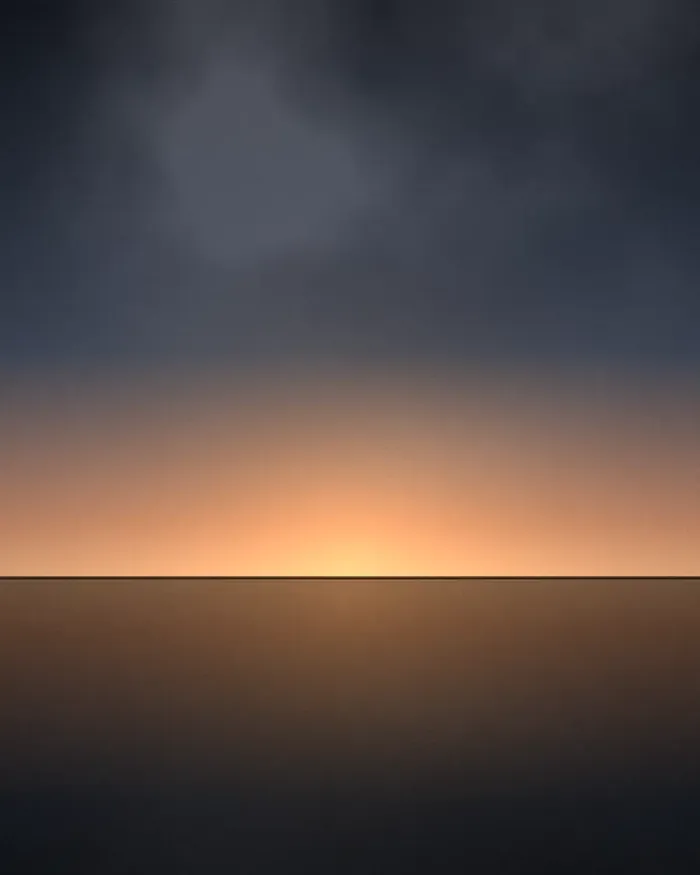
#> input picture wp/hamista-core/demos/fly/images/dest-1.webp, 700 x 875 px, given in place of app-1.webp, which was not available
$ python -i prep-images.py   (imports and definitions only)
#> lines starting #> are read from the running program, lines starting #| are printed output that depends on the picture; pictures that were not available may be replaced by others from this repository, and a replacement may not be noted
"""
Copies supplied demo pictures into a demo's images/ folder as web-sized WebP.

    python3 tools/demos/prep-images.py <demo-id> <source-root>

Each demo lists key -> (relative source path, max width, mode). Modes:
  photo  - WebP quality 80, resized to the max width
  alpha  - WebP keeping transparency (objects, logos)
  ink    - a white logo turned near-black for light backgrounds
"""
import os
import sys

from PIL import Image

ROOT = os.path.join(os.path.dirname(__file__), '..', '..', 'wp', 'hamista-core', 'demos')

AKHGAR = {
    # Hero
    'hero': ('03/hr1.webp', 900, 'photo'),
    'hero-film': ('03/hr2.webp', 500, 'photo'),
    # About
    'about': ('04/ab2.jpg', 900, 'photo'),
    'star': ('03/shape6.png', 240, 'alpha'),
    # Why us
    'why-bg': ('03/wh-bg.webp', 1920, 'photo'),
    'cloud': ('03/wc1.webp', 700, 'photo'),
    'shield': ('03/wc3.png', 420, 'alpha'),
    'runner': ('03/wc2.webp', 600, 'photo'),
    'faces': ('03/wc5.png', 700, 'alpha'),
    # Services
    'ser-1': ('04/ser1.jpg', 400, 'photo'),
    'ser-2': ('04/ser2.jpg', 400, 'photo'),
    'ser-3': ('04/ser3.jpg', 400, 'photo'),
    'ser-4': ('04/ser4.jpg', 400, 'photo'),
    'ser-5': ('04/ser5.jpg', 400, 'photo'),
    # Projects
    'pro-1': ('03/pro1.webp', 1000, 'photo'),
    'pro-2': ('03/pro2.webp', 1000, 'photo'),
    'pro-3': ('03/pro3.webp', 1000, 'photo'),
    'pro-4': ('03/pro4.webp', 1200, 'photo'),
    'pro-5': ('03/pro5.webp', 1200, 'photo'),
    'pro-6': ('03/pro6.webp', 1200, 'photo'),
    'pro-7': ('03/pro7.webp', 1200, 'photo'),
    # Pricing
    'bolt': ('03/shape7.png', 320, 'alpha'),
    # Team
    'tm-1': ('03/tm1.jpg', 640, 'photo'),
    'tm-2': ('03/tm2.jpg', 640, 'photo'),
    'tm-3': ('03/tm3.jpg', 640, 'photo'),
    'tm-4': ('03/tm4.jpg', 640, 'photo'),
    'tm-5': ('03/tm5.jpg', 640, 'photo'),
    # Process icons
    # Testimonials
    'crowd': ('03/tst-bg.webp', 1920, 'photo'),
    'tst-1': ('03/tst1.jpg', 120, 'photo'),
    'tst-2': ('03/tst2.jpg', 120, 'photo'),
    'tst-3': ('03/tst3.jpg', 120, 'photo'),
    'tst-4': ('03/tst4.jpg', 120, 'photo'),
    'tst-5': ('03/tst5.jpg', 120, 'photo'),
    'av-1': ('03/cl1.jpg', 120, 'photo'),
    'av-2': ('03/cl2.jpg', 120, 'photo'),
    'av-3': ('03/cl3.jpg', 120, 'photo'),
    'av-4': ('03/cl4.jpg', 120, 'photo'),
    'av-5': ('03/cl5.jpg', 120, 'photo'),
    # Contact and blog
    'blog-1': ('03/blg1.webp', 900, 'photo'),
    'blog-2': ('03/blg2.webp', 900, 'photo'),
    'blog-3': ('03/blg3.webp', 900, 'photo'),
    'blog-4': ('03/blg4.webp', 1200, 'photo'),
    'blog-5': ('03/blg5.webp', 1200, 'photo'),
    'blog-6': ('04/in1.webp', 1200, 'photo'),
    # Inner pages
    'office-1': ('04/o3-img-2.webp', 1600, 'photo'),
    'office-2': ('04/o3-img-4.webp', 1600, 'photo'),
    'work-1': ('04/in2.webp', 1200, 'photo'),
    'work-2': ('04/in3.webp', 1200, 'photo'),
    'work-3': ('04/in4.webp', 1200, 'photo'),
    'work-4': ('04/hw1.webp', 900, 'photo'),
    'work-5': ('04/hw2.webp', 900, 'photo'),
    'work-6': ('04/hw3.webp', 900, 'photo'),
}
# Client logos: white originals, plus an ink version for light tiles.
# [3 lines not run here, left out]

SEPEHR = {
    # Hero: two round portraits, the card picture and a backdrop
    'orb-a': ('03/hr2.webp', 260, 'photo'),
    'orb-b': ('03/hr4.webp', 200, 'photo'),
    'hero-bg': ('04/ftr-bg.webp', 1920, 'photo'),
    # Services
    'ser-1': ('04/ser7.webp', 560, 'photo'),
    'ser-2': ('04/ser8.webp', 560, 'photo'),
    'ser-3': ('04/ser9.webp', 560, 'photo'),
    # Who we are
    'laptop': ('03/pro7.webp', 700, 'photo'),
    # Projects
    'pro-1': ('04/pro10.webp', 1280, 'photo'),
    'pro-2': ('04/pro11.webp', 850, 'photo'),
    'pro-3': ('04/pro13.webp', 850, 'photo'),
    'pro-4': ('04/pro8.webp', 850, 'photo'),
    'pro-5': ('04/pro9.webp', 440, 'photo'),
    'pro-6': ('04/pro12.webp', 440, 'photo'),
    # Smart solutions
    'chain': ('04/shape11.png', 280, 'alpha'),
    'support': ('04/wc6.png', 220, 'alpha'),
    # Team and reviewers
    'tm-1': ('04/tm6.webp', 330, 'photo'),
    'tm-2': ('04/tm7.webp', 330, 'photo'),
    'tm-3': ('04/tm8.webp', 330, 'photo'),
    'tm-4': ('04/tm9.webp', 330, 'photo'),
    'av-1': ('04/tst_1.webp', 120, 'photo'),
    'av-2': ('04/tst_2.webp', 120, 'photo'),
    'av-3': ('04/tst_3.webp', 120, 'photo'),
    'av-4': ('04/tst_4.webp', 120, 'photo'),
    'av-5': ('04/cl11.jpg', 120, 'photo'),
    # Contact, blog, footer
    'touch': ('04/ft-bg2.webp', 1920, 'photo'),
    'blog-1': ('04/in1.webp', 1200, 'photo'),
    'blog-2': ('04/in2.webp', 1200, 'photo'),
    'blog-3': ('04/in3.webp', 1200, 'photo'),
    'blog-4': ('04/in4.webp', 1200, 'photo'),
    'blog-5': ('03/blg4.webp', 1200, 'photo'),
    'blog-6': ('03/blg5.webp', 1200, 'photo'),
    'office-1': ('04/o3-img-2.webp', 1600, 'photo'),
    'office-2': ('04/o3-img-4.webp', 1600, 'photo'),
    'work-1': ('04/hw1.webp', 900, 'photo'),
    'work-2': ('04/hw2.webp', 900, 'photo'),
    'work-3': ('04/hw3.webp', 900, 'photo'),
}
# [4 lines not run here, left out]

ARGHAVAN = {
    # Hero: large portrait, a floating sphere
    'hero': ('04/hr2-1.webp', 1020, 'alpha'),
    'ball': ('04/ball.png', 160, 'alpha'),
    # About
    'about': ('04/Image-16.png', 320, 'alpha'),
    'about-2': ('04/Image-18.png', 320, 'alpha'),
    # Process stages and services
    'stage-1': ('04/hw1.webp', 450, 'photo'),
    'stage-2': ('04/hw2.webp', 450, 'photo'),
    'stage-3': ('04/hw3.webp', 450, 'photo'),
    'ser-1': ('04/ser7.webp', 560, 'photo'),
    'ser-2': ('04/ser8.webp', 560, 'photo'),
    'ser-3': ('04/ser9.webp', 560, 'photo'),
    'ser-4': ('03/ser6.webp', 560, 'photo'),
    # Projects
    'pro-1': ('04/pro8.webp', 850, 'photo'),
    'pro-2': ('04/pro9.webp', 440, 'photo'),
    'pro-3': ('04/pro10.webp', 1280, 'photo'),
    'pro-4': ('04/pro11.webp', 850, 'photo'),
    'pro-5': ('04/pro12.webp', 440, 'photo'),
    'pro-6': ('04/pro13.webp', 850, 'photo'),
    # Testimonials
    'tst-1': ('04/tst6.webp', 450, 'photo'),
    'tst-2': ('04/tst7.webp', 390, 'photo'),
    'tst-3': ('04/tm6.webp', 330, 'photo'),
    'tst-4': ('04/tm9.webp', 330, 'photo'),
    'tst-5': ('04/tm7.webp', 330, 'photo'),
    'av-1': ('04/tst_1.webp', 120, 'photo'),
    'av-2': ('04/tst_2.webp', 120, 'photo'),
    'av-3': ('04/tst_3.webp', 120, 'photo'),
    'av-4': ('04/tst_4.webp', 120, 'photo'),
    # Team strip
    'tm-1': ('04/tm10.webp', 350, 'photo'),
    'tm-2': ('04/tm11.webp', 350, 'photo'),
    'tm-3': ('04/tm12.webp', 350, 'photo'),
    'tm-4': ('04/tm13.webp', 350, 'photo'),
    'tm-5': ('04/tm14.webp', 350, 'photo'),
    # Contact, blog, footer
    'dark-bg': ('04/tst-tm-bg.webp', 1920, 'photo'),
    'blog-1': ('04/in1.webp', 1200, 'photo'),
    'blog-2': ('04/in2.webp', 1200, 'photo'),
    'blog-3': ('04/in3.webp', 1200, 'photo'),
    'blog-4': ('04/in4.webp', 1200, 'photo'),
    'blog-5': ('03/blg1.webp', 900, 'photo'),
    'blog-6': ('03/blg2.webp', 900, 'photo'),
    'office-1': ('04/o3-img-2.webp', 1600, 'photo'),
    'office-2': ('04/o3-img-4.webp', 1600, 'photo'),
}
# [4 lines not run here, left out]

# Newspaper: the Gazette package pictures (attachment/2026/03).
PRESS = {}
# [7 lines not run here, left out]

# Resume: Noryx pictures reused for a designer's portfolio.
CV = {
    'portrait': ('04/tm13.webp', 700, 'photo'),
    'portrait-2': ('04/tm6.webp', 640, 'photo'),
    'work-1': ('04/pro10.webp', 1280, 'photo'),
    'work-2': ('04/pro11.webp', 850, 'photo'),
    'work-3': ('04/pro13.webp', 850, 'photo'),
    'work-4': ('04/pro8.webp', 850, 'photo'),
    'work-5': ('04/pro9.webp', 440, 'photo'),
    'work-6': ('04/pro12.webp', 440, 'photo'),
    'work-7': ('03/pro7.webp', 700, 'photo'),
    'studio': ('04/o3-img-4.webp', 1600, 'photo'),
    'blog-1': ('04/in1.webp', 1200, 'photo'),
    'blog-2': ('04/in3.webp', 1200, 'photo'),
    'blog-3': ('04/hw2.webp', 900, 'photo'),
    'av-1': ('04/tst_1.webp', 120, 'photo'),
    'av-2': ('04/tst_2.webp', 120, 'photo'),
    'av-3': ('04/tst_3.webp', 120, 'photo'),
    'av-4': ('04/tst_4.webp', 120, 'photo'),
}

# One-page services: flights, currency and AI subscriptions, social growth.
FLY = {
    'hero': ('old/parvazyar/hero.webp', 2000, 'photo'), 'sky': ('old/parvazyar/sky.webp', 1920, 'photo'),
    'night': ('old/parvazyar/night.webp', 1600, 'photo'), 'card-1': ('old/parvazyar/card-1.webp', 1000, 'photo'),
    'card-2': ('old/parvazyar/card-2.webp', 1000, 'photo'),
}
# [2 lines not run here, left out]
PAY = {
    'hero': ('old/zarrinbal/silk-hero.webp', 2000, 'photo'), 'wide': ('old/zarrinbal/silk-wide.webp', 1920, 'photo'),
    'tall': ('old/zarrinbal/silk-tall.webp', 900, 'photo'),
    'card-1': ('old/zarrinbal/silk-card-1.webp', 900, 'photo'), 'card-2': ('old/zarrinbal/silk-card-2.webp', 900, 'photo'),
    'card-3': ('old/zarrinbal/silk-card-3.webp', 900, 'photo'),
}
SOCIAL = {
    'crew': ('04/ser1.jpg', 520, 'photo'), 'apps': ('old/apps.webp', 560, 'alpha'),
    'team': ('04/Image-16.png', 320, 'photo'), 'desk': ('04/ab4.webp', 470, 'photo'),
}
# [5 lines not run here, left out]

HOOSHMAND = {
    'light-1': ('old/flux/product-4.webp', 900, 'photo'), 'light-2': ('old/flux/product-3.webp', 900, 'photo'),
    'light-3': ('old/flux/product-5.webp', 900, 'photo'), 'light-4': ('old/flux/product-2.webp', 900, 'photo'),
    'light-5': ('old/flux/product-6.webp', 900, 'photo'), 'wave': ('old/flux/hero.webp', 1920, 'photo'),
    'reel': ('old/flux/reel.webp', 1920, 'photo'), 'silk': ('03/hero-2.webp', 1920, 'photo'), 'silk-2': ('04/why-c-bg.webp', 1920, 'photo'),
    'face-1': ('03/gt7.webp', 420, 'photo'), 'face-2': ('03/hr1.webp', 420, 'photo'), 'face-3': ('03/gt2.webp', 700, 'photo'),
    'office-1': ('04/hw1.webp', 1400, 'photo'), 'office-2': ('04/in2.webp', 1000, 'photo'), 'office-3': ('04/ser5.jpg', 1000, 'photo'),
    'office-4': ('04/ser9.webp', 1000, 'photo'),
    'blog-1': ('03/blg1.webp', 900, 'photo'), 'blog-2': ('03/blg2.webp', 900, 'photo'), 'blog-3': ('03/blg3.webp', 900, 'photo'),
    'blog-4': ('03/blg4.webp', 900, 'photo'),
}
# [3 lines not run here, left out]

DEMOS = {'hooshmand': HOOSHMAND, 'fly': FLY, 'pay': PAY, 'social': SOCIAL, 'cv': CV, 'press': PRESS, 'hami': AKHGAR, 'sepehr': SEPEHR, 'arghavan': ARGHAVAN}


def convert(src, dest, width, mode):
    im = Image.open(src)
    has_alpha = mode in ('alpha', 'ink')
    im = im.convert('RGBA' if has_alpha else 'RGB')
    if im.width > width:
        im = im.resize((width, round(im.height * width / im.width)), Image.LANCZOS)
    if mode == 'ink':
        alpha = im.getchannel('A')
        im = Image.new('RGBA', im.size, (24, 24, 26, 255))
        im.putalpha(alpha)
    im.save(dest, 'WEBP', quality=80 if not has_alpha else 88, method=6)


def arc(out):
    """Lays the seven app icons on a shallow arc, for the 'trusted by' card."""
    import math
    sheet = Image.new('RGBA', (560, 220), (0, 0, 0, 0))
#> sheet: PIL image 560x220 RGBA; every value is 0
    for i in range(7):
        icon = Image.open(os.path.join(out, 'app-%d.webp' % (i + 1))).convert('RGBA').resize((64, 64), Image.LANCZOS)
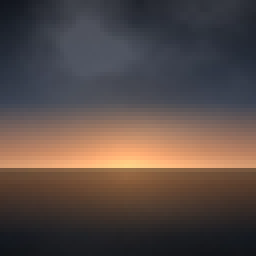
#> icon: PIL image 64x64 RGBA (shown 4 times larger); mean R, G, B, A 87.1, 74, 69.6, 255
        a = math.radians(200 + i * 140 / 6)
        x = 280 + math.cos(a) * 240 - 32
        y = 230 + math.sin(a) * 190 - 32
        sheet.alpha_composite(icon, (round(x), round(y)))
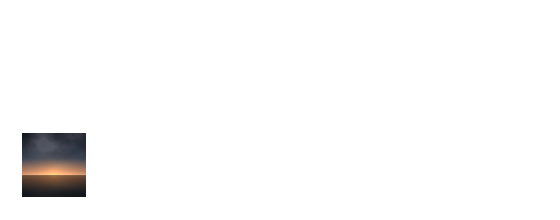
#> sheet: PIL image 560x220 RGBA; mean R, G, B, A 2.9, 2.5, 2.3, 8.5; transparent parts drawn white
#> pass 2 of the loop in arc, `for i in range(7):`:
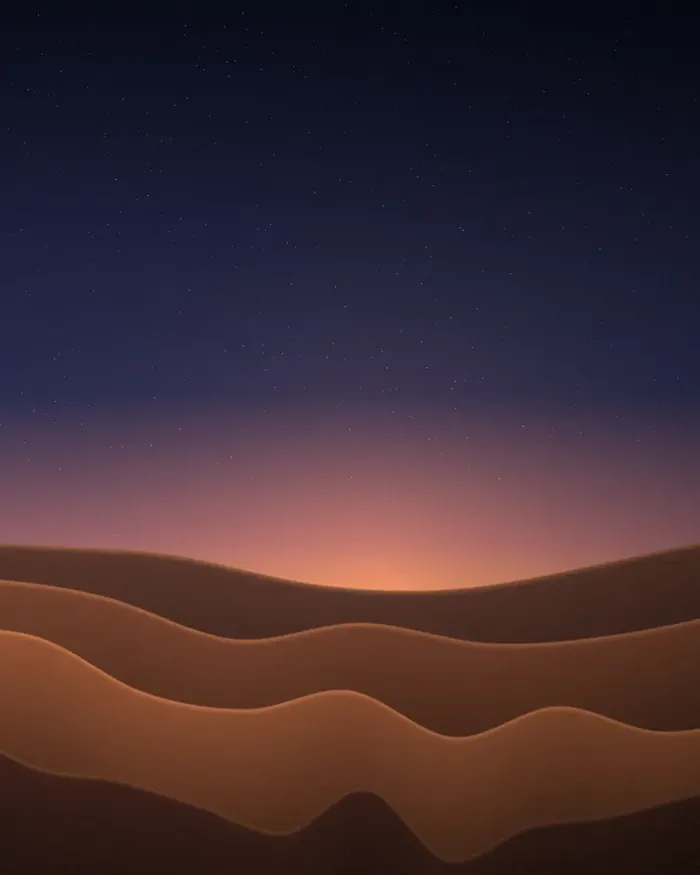
#> input picture wp/hamista-core/demos/fly/images/dest-2.webp, 700 x 875 px, given in place of app-2.webp, which was not available
#> in arc, `icon = Image.open(os.path.join(out, 'app-%d.webp' % (i + 1))).convert(..`:
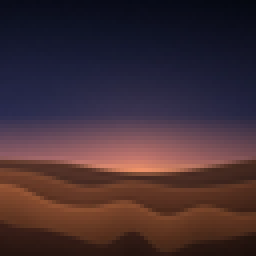
#> icon: PIL image 64x64 RGBA (shown 4 times larger); mean R, G, B, A 65.5, 45.6, 51.7, 255
#> in arc, `sheet.alpha_composite(icon, (round(x), round(y)))`:
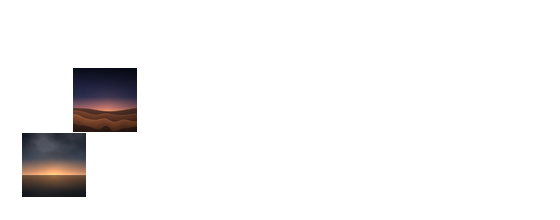
#> sheet: PIL image 560x220 RGBA; mean R, G, B, A 5.1, 4, 4, 17; transparent parts drawn white
    sheet.save(os.path.join(out, 'apps.webp'), 'WEBP', quality=88, method=6)
    for i in range(7):
        os.remove(os.path.join(out, 'app-%d.webp' % (i + 1)))


# [16 lines not run here, left out]

#> (the run stopped early here; a loop or call above may not have finished)
